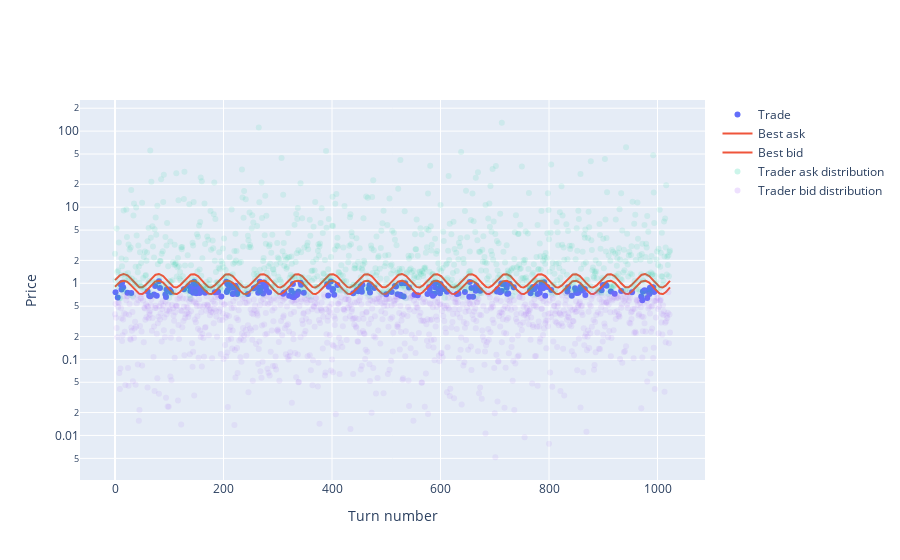

Source (notebook cell):
### Code cell
example_trades = test_agent(best_agent)
trades_plot(example_trades)

### Figure 1 — Plotly figure (JSON) as saved in the notebook; plotly's stock layout.template omitted (floating-point values rounded to 4 significant figures; data arrays with more than 128 entries replaced by an {"elided": "..."} marker saying what was removed)
{"data": [{"marker": {"color": "#636EFA"}, "mode": "markers", "name": "Trade", "type": "scatter", "x": {"elided": "213 int values"}, "y": {"elided": "213 float values"}}, {"marker": {"color": "#EF553B"}, "name": "Best ask", "type": "scatter", "y": {"elided": "1024 float values"}}, {"marker": {"color": "#EF553B"}, "name": "Best bid", "type": "scatter", "y": {"elided": "1024 float values"}}, {"marker": {"color": "#00CC96", "opacity": 0.1}, "mode": "markers", "name": "Trader ask distribution", "type": "scatter", "x": {"elided": "1024 int values"}, "y": {"elided": "1024 float values"}}, {"marker": {"color": "#AB63FA", "opacity": 0.1}, "mode": "markers", "name": "Trader bid distribution", "type": "scatter", "x": {"elided": "1024 int values"}, "y": {"elided": "1024 float values"}}], "layout": {"xaxis": {"title": {"text": "Turn number"}}, "yaxis": {"title": {"text": "Price"}, "type": "log"}}}
